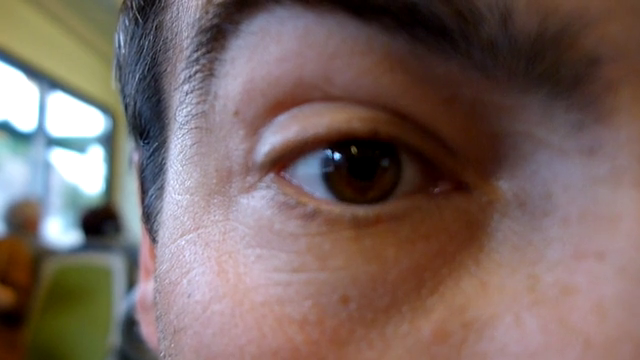
#> input picture frame 15 of Goruntu_Isleme_Kurslari_Ve_Calismalari/Goruntu_Isleme/klasor11/images/eye_motion.mp4, 640 x 360 px
$ python goz_izleme.py
#> lines starting #> are read from the running program, lines starting #| are printed output that depends on the picture; after the words box and inside, x2 and y2 are one past the last pixel; in counts of white or black regions, pixels touching at a corner belong together
import cv2


vid = cv2.VideoCapture("C:\\vscode\\Teknofest\\klasor11\\eye_motion.mp4")


while 1:
    ret,frame = vid.read()
#> frame is the input picture: shape (360, 640, 3); mean B, G, R 97.9, 102.8, 121.2
    if ret is False :
        break

    roi = frame[80:210,230:450]
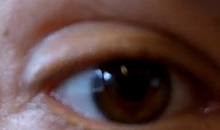
#> roi: shape (130, 220, 3); mean B, G, R 64.2, 67.3, 92.3
    rows,cols,_ = roi.shape
#> rows = 130; cols = 220
    gray = cv2.cvtColor(roi,cv2.COLOR_BGR2GRAY)
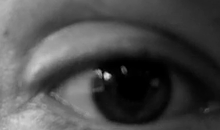
#> gray: shape (130, 220); min 0, max 221, mean 74.4

    _,threshold = cv2.threshold(gray,3,255,cv2.THRESH_BINARY_INV)
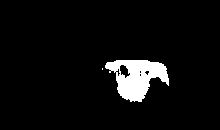
#> threshold: shape (130, 220); 5.4% white; 2 white regions (1 under 20 px)
    # THRESH_BINARY_INV bunu kullandık çünkü siyah olanları beyaz yapmak istiyoruk
    # istemediğimiz yerler de beyaz olduğu için alt değeri biraz daha düşürdük 50-->30 -->3

    contours,_ = cv2.findContours(threshold,cv2.RETR_TREE,cv2.CHAIN_APPROX_SIMPLE)
#> contours = 7 contours, 5 with area under 20; largest, box (x1, y1, x2, y2) and area: (105, 60, 169, 102) 1550, (119, 64, 131, 79) 92

    contours = sorted(contours , key = lambda x: cv2.contourArea(x),reverse=True) #contur değerleri bu fonksiyona göre sıralanacak

    # direkt göz bebğine odaklandığımız için en büyük alan ona ait reverse=True bunulada en sondan sıralattık bu yüzden direkt istediğimie ulaşabiliriz

    for cnt in contours:
        (x,y,w,h) = cv2.boundingRect(cnt) #dikdörtgenin sol üst ve sağ alt değerlerini çekip atamayı sağladık
        cv2.rectangle(roi, (x,y) , (x + w , y + h),(0,0,255),2)
        cv2.line(roi, (x + int(w/2) , 0), (x + int(w/2) , rows), (0,255,0), 2)
        cv2.line(roi, (0 , y+ int(h/2)), (cols, y + int(w/2)), (255,0,0), 2)
        break
#> this loop made 1 pass
#> (x, y, w, h) on pass 1: (105, 60, 64, 42)
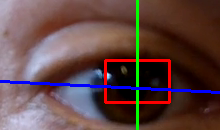
#> roi: shape (130, 220, 3); 5.72% of pixels changed, all inside (x1, y1, x2, y2) = (0, 0, 220, 130)

   # frame[80:210,230:450] = roi # tüm videoda görmeyi sağlar

    # cv2.imshow("frame",frame)

    cv2.imshow("roi",roi)

    cv2.imshow("thresh roi",threshold)

    if cv2.waitKey(80) & 0xFF==ord("q"):
#> (key q is pressed here)
        break

vid.release()
cv2.destroyAllWindows()

$ run again, starting later in the video
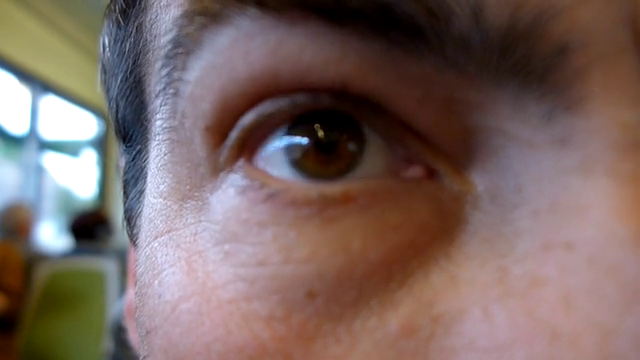
#> input picture frame 124 of Goruntu_Isleme_Kurslari_Ve_Calismalari/Goruntu_Isleme/klasor11/images/eye_motion.mp4, 640 x 360 px
#> frame is the input picture: shape (360, 640, 3); mean B, G, R 97.7, 102, 121.5
#> `_,threshold = cv2.threshold(gray,3,255,cv2.THRESH_BINARY_INV)`:
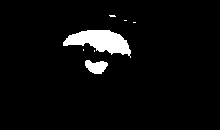
#> threshold: shape (130, 220); 4.5% white; 7 white regions (5 under 20 px)
#> contours = 7 contours, 5 with area under 20; largest, box (x1, y1, x2, y2) and area: (63, 30, 131, 58) 969, (85, 60, 108, 74) 196
#> the loop `for cnt in contours:` made 1 pass
#> (x, y, w, h) on pass 1: (63, 30, 68, 28)
#> after the loop `for cnt in contours:`:
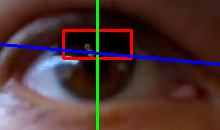
#> roi: shape (130, 220, 3); mean B, G, R 48.4, 50.2, 76.5
